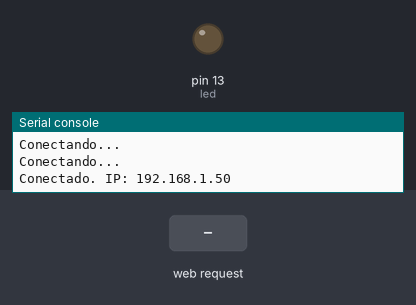
Recording of a program running on a simulated MicroPython board. On the bench: output pins drawn as LEDs (lit = HIGH), the last lines printed to the serial console. The inputs (shaded band) are chosen by the test bench. WiFi joins after 1.5 s.

Above: at 3.2 s.
3.3 s: HTTP request GET /?led=toggle received
At 4.2 s:
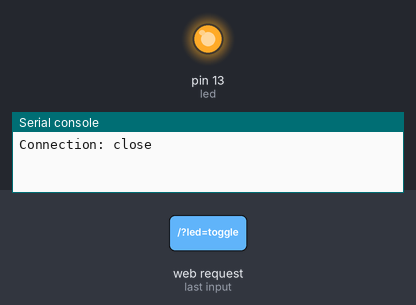
4.8 s: HTTP request GET / received
Timing chart, 0 to 7.8 s (numbered marks = the images above; inputs shaded):
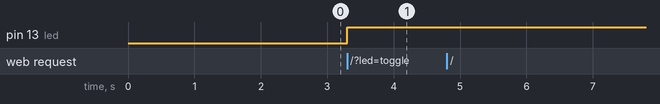

Measured:
- after the input at 3.3 s, pin 13 (led): LOW → HIGH at once

The program:

WebServer1.py
```python
from machine import Pin
import network
import socket
import time

ssid = 'Nombtere de tu Wifi'
password = 'Contraseña de tu Wifi'

wlan = network.WLAN(network.STA_IF)
wlan.active(True)
wlan.connect(ssid, password)

while not wlan.isconnected():
    print("Conectando...")
    time.sleep(1)


print("Conectado. IP:", wlan.ifconfig()[0])

addr = socket.getaddrinfo('0.0.0.0', 80)[0][-1]

s = socket.socket()
s.bind(addr)
s.listen(0)

def get_response():
    action = "Apagar" if led.value() else "Encender"
    return f'''<!DOCTYPE html>
    <html>

    <head>
        <title>Encender Led</title>
    </head>

    <body>
        <h1>Encender Led</h1>
        <a href="/?led=toggle">{action}</a><br>
    </body>

    </html>
    '''

led = Pin(13, Pin.OUT)

while True:
    cl, addr = s.accept()
    print('client connected from', addr)
    request = cl.recv(1023)
    request_str = request.decode("utf-8")
    print(request_str)
    state = led.value()
    if "GET /?led=toggle" in request_str:
        led.value(not led.value())

    cl.send('HTTP/1.1 200 OK\nContent-Type: text/html\n\n')
    cl.send(get_response())
    cl.close()
```
